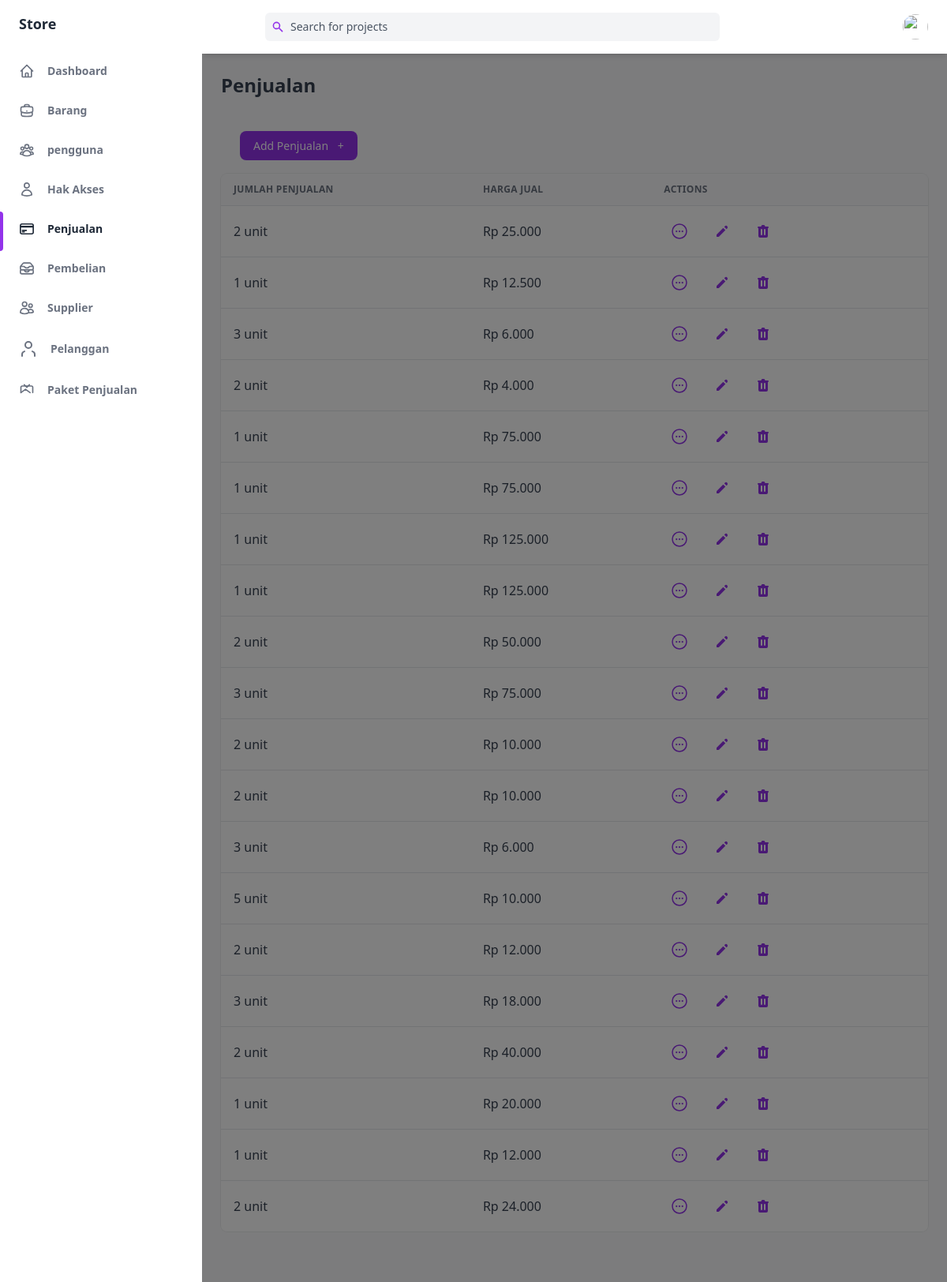
/public/penjualan, run on the app's committed database.
### tables this page shows
CREATE TABLE `penjualan` (
  `idPenjualan` int(255) NOT NULL,
  `jumlahPenjualan` int(255) NOT NULL,
  `hargaJual` int(11) NOT NULL,
  `idPengguna` int(255) NOT NULL,
  `idBarang` int(255) NOT NULL,
  `idPelanggan` int(11) NOT NULL
);

### app/core/Controller.php (called while the page is built, shortened)
<?php
class Controller
{
    public function view($view, $data = [])
    {
        require_once '../app/views/' . $view . '.php';
    }
    public function model($model)
    {
        return new $model;
    }
}

### app/controllers/Penjualan.php (called while the page is built, shortened)
<?php
class Penjualan extends Controller
{
    public function index()
    {
        $data['judul'] = 'Penjualan';
        $data['penjualan'] = $this->model('penjualan_model')->getAllPenjualan();
        $this->view('penjualan/index', $data);
    }
}

### app/core/App.php (called while the page is built, shortened)
<?php
class App
{
   protected $method = 'index';
   protected $params = [];
   public function __construct()
   {
      $this->controller = new $this->controller;
      call_user_func_array([$this->controller, $this->method], $this->params);
   }
}

### public/index.php (called while the page is built, shortened)
<?php
$app = new App;

### app/core/Database.php (called while the page is built, shortened)
<?php
class Database
{
    private $host = DB_HOST;
    private $user = DB_USER;
    private $pass = DB_PASS;
    private $db_name = DB_NAME;
    private $dbh;
    private $stmt;
    public function __construct()
    {
        $dsn = 'mysql:host=' . $this->host . ';dbname=' . $this->db_name;
        $option = [
            PDO::ATTR_PERSISTENT => true,
            PDO::ATTR_ERRMODE => PDO::ERRMODE_EXCEPTION
        ];
        try {
            $this->dbh = new PDO($dsn, $this->user, $this->pass, $option);
        } catch (PDOException $error) {
            die($error->getMessage());
        }
    }
    public function query($query)
    {
        $this->stmt = $this->dbh->prepare($query);
    }
    public function execute()
    {
        $this->stmt->execute();
    }
    public function resultSet()
    {
        $this->execute();
        return $this->stmt->fetchAll(PDO::FETCH_ASSOC);
    }
}

### app/models/penjualan_model.php (called while the page is built, shortened)
<?php
class penjualan_model
{
    private $table = 'penjualan';
    private $db;
    public function __construct()
    {
        $this->db = new Database;
    }
    public function getAllPenjualan()
    {
        $this->db->query('SELECT * FROM ' . $this->table);
        return $this->db->resultSet();
    }
}

### app/views/penjualan/index.php (the view, shortened to what this page needs)
<div class="flex h-screen bg-gray-50 dark:bg-gray-900" :class="{ 'overflow-hidden': isSideMenuOpen}">
    <aside class="z-20 flex-shrink-0 hidden w-64 overflow-y-auto bg-white dark:bg-gray-800 md:block">
        <div class="py-4 text-gray-500 dark:text-gray-400">
            <a class="ml-6 text-lg font-bold text-gray-800 dark:text-gray-200" href="#">
                Store
            </a>
            <ul class="mt-6">
                <li class="relative px-6 py-3">
                    <a class="inline-flex items-center w-full text-sm font-semibold transition-colors duration-150 hover:text-gray-800 dark:hover:text-gray-200" href="<?= ROUTE_URL ?>/home">
                        <span class="ml-4">Dashboard</span>
                    </a>
                </li>
            </ul>
            <ul>
                <li class="relative px-6 py-3">
                    <a class="inline-flex items-center w-full text-sm font-semibold transition-colors duration-150 hover:text-gray-800 dark:hover:text-gray-200" href="<?= ROUTE_URL ?>/barang">
                        <span class="ml-4">Barang</span>
                    </a>
                </li>
                <li class="relative px-6 py-3">
                    <a class="inline-flex items-center w-full text-sm font-semibold transition-colors duration-150 hover:text-gray-800 dark:hover:text-gray-200" href="<?= ROUTE_URL ?>/pengguna">
                        <span class="ml-4">pengguna</span>
                    </a>
                </li>
                <li class="relative px-6 py-3">
                    <a class="inline-flex items-center w-full text-sm font-semibold transition-colors duration-150 hover:text-gray-800 dark:hover:text-gray-200" href="<?= ROUTE_URL ?>/role">
                        <span class="ml-4">Hak Akses</span>
                    </a>
                </li>
                <li class="relative px-6 py-3">
                    <span class="absolute inset-y-0 left-0 w-1 bg-purple-600 rounded-tr-lg rounded-br-lg"></span>
                    <a class="inline-flex items-center w-full text-sm font-semibold transition-colors duration-150 text-gray-800 dark:text-gray-100 hover:text-gray-800 dark:hover:text-gray-200" href="<?= ROUTE_URL ?>/penjualan">
                        <span class="ml-4">Penjualan</span>
                    </a>
                </li>
                <li class="relative px-6 py-3">
                    <a class="inline-flex items-center w-full text-sm font-semibold transition-colors duration-150 hover:text-gray-800 dark:hover:text-gray-200" href="<?= ROUTE_URL ?>/pembelian">
                        <span class="ml-4">Pembelian</span>
                    </a>
                </li>
                <li class="relative px-6 py-3">
                    <a class="inline-flex items-center w-full text-sm font-semibold transition-colors duration-150 hover:text-gray-800 dark:hover:text-gray-200" href="<?= ROUTE_URL ?>/supplier">
                        <span class="ml-4">Supplier</span>
                    </a>
                </li>
                <li class="relative px-6 py-3">
                    <a class="inline-flex items-center w-full text-sm font-semibold transition-colors duration-150 hover:text-gray-800 dark:hover:text-gray-200" href="<?= ROUTE_URL ?>/pelanggan">
                        <svg xmlns="http://www.w3.org/2000/svg" width="24" height="24" viewBox="0 0 24 24" fill="none" stroke="currentColor" stroke-width="2" stroke-linecap="round" stroke-linejoin="round">
                            <path d="M20 21v-2a4 4 0 0 0-3-3.87"></path>
                            <path d="M4 21v-2a4 4 0 0 1 3-3.87"></path>
                            <circle cx="12" cy="7" r="4"></circle>
                        </svg>
                        <span class="ml-4">Pelanggan</span>
                    </a>
                </li>
                <li class="relative px-6 py-3">
                    <a class="inline-flex items-center w-full text-sm font-semibold transition-colors duration-150 hover:text-gray-800 dark:hover:text-gray-200" href="<?= ROUTE_URL ?>/paketPenjualan">
                        <svg class="w-5 h-5" aria-hidden="true" fill="none" stroke-linecap="round" stroke-linejoin="round" stroke-width="2" viewBox="0 0 24 24" stroke="currentColor">
                            <path d="M21 16V8a2 2 0 0 0-2-2H5a2 2 0 0 0-2 2v8" />
                            <path d="M3 16l7-5 7 5"></path>
                            <path d="M8 4l4 4 4-4"></path>
                        </svg>
                        <span class="ml-4">Paket Penjualan</span>
                    </a>
                </li>
            </ul>
        </div>
    </aside>
    <div x-show="isSideMenuOpen" x-transition:enter="transition ease-in-out duration-150" x-transition:enter-start="opacity-0" x-transition:enter-end="opacity-100" x-transition:leave="transition ease-in-out duration-150" x-transition:leave-start="opacity-100" x-transition:leave-end="opacity-0" class="fixed inset-0 z-10 flex items-end bg-black bg-opacity-50 sm:items-center sm:justify-center"></div>
    <div class="flex flex-col flex-1 w-full">
        <header class="z-10 py-4 bg-white shadow-md dark:bg-gray-800">
            <div class="container flex items-center justify-between h-full px-6 mx-auto text-purple-600 dark:text-purple-300">
                <div class="flex justify-center flex-1 lg:mr-32">
                    <div class="relative w-full max-w-xl mr-6 focus-within:text-purple-500">
                        <div class="absolute inset-y-0 flex items-center pl-2">
                            <svg class="w-4 h-4" aria-hidden="true" fill="currentColor" viewBox="0 0 20 20">
                                <path fill-rule="evenodd" d="M8 4a4 4 0 100 8 4 4 0 000-8zM2 8a6 6 0 1110.89 3.476l4.817 4.817a1 1 0 01-1.414 1.414l-4.816-4.816A6 6 0 012 8z" clip-rule="evenodd"></path>
                            </svg>
                        </div>
                        <input class="w-full pl-8 pr-2 text-sm text-gray-700 placeholder-gray-600 bg-gray-100 border-0 rounded-md dark:placeholder-gray-500 dark:focus:shadow-outline-gray dark:focus:placeholder-gray-600 dark:bg-gray-700 dark:text-gray-200 focus:placeholder-gray-500 focus:bg-white focus:border-purple-300 focus:outline-none focus:shadow-outline-purple form-input" type="text" placeholder="Search for projects" aria-label="Search" />
                    </div>
                </div>
                <ul class="flex items-center flex-shrink-0 space-x-6">
                    <li class="relative">
                        <button class="align-middle rounded-full focus:shadow-outline-purple focus:outline-none" @click="toggleProfileMenu" @keydown.escape="closeProfileMenu" aria-label="Account" aria-haspopup="true">
                            <img class="object-cover w-8 h-8 rounded-full" src="https://images.unsplash.com/photo-1502378735452-bc7d86632805?ixlib=rb-0.3.5&q=80&fm=jpg&crop=entropy&cs=tinysrgb&w=200&fit=max&s=aa3a807e1bbdfd4364d1f449eaa96d82" alt="" aria-hidden="true" />
                        </button>
                    </li>
                </ul>
            </div>
        </header>
        <main class="h-full pb-16 overflow-y-auto">
            <div class="container grid px-6 mx-auto">
                <h2 class="my-6 text-2xl font-semibold text-gray-700 dark:text-gray-200">
                    Penjualan
                </h2>
                <div class="px-6 my-6">
                    <a href="<?= ROUTE_URL ?>/penjualan/create" class="items-center justify-between px-4 py-2 text-sm font-medium leading-5 text-white transition-colors duration-150 bg-purple-600 border border-transparent rounded-lg active:bg-purple-600 hover:bg-purple-700 focus:outline-none focus:shadow-outline-purple">
                        Add Penjualan
                        <span class="ml-2" aria-hidden="true">+</span>
                    </a>
                </div>
                <div class="w-full overflow-hidden rounded-lg shadow-xs">
                    <div class="w-full overflow-x-auto">
                        <table class="w-full whitespace-no-wrap">
                            <thead>
                                <tr class="text-xs font-semibold tracking-wide text-left text-gray-500 uppercase border-b dark:border-gray-700 bg-gray-50 dark:text-gray-400 dark:bg-gray-800">
                                    <th class="px-4 py-3">Jumlah Penjualan</th>
                                    <th class="px-4 py-3">Harga Jual</th>
                                    <th class="px-4 py-3">Actions</th>
                                </tr>
                            </thead>
                            <tbody class="bg-white divide-y dark:divide-gray-700 dark:bg-gray-800">
                                <?php foreach ($data['penjualan'] as $penjualan) : ?>
                                    <tr class="text-gray-700 dark:text-gray-400">
                                        <td class="px-4 py-3"><?= $penjualan['jumlahPenjualan'] ?> unit</td>
                                        <td class="px-4 py-3">Rp <?= number_format($penjualan['hargaJual'], 0, ',', '.'); ?> </td>
                                        <td class="px-4 py-3">
                                            <div class="flex items-center space-x-4 text-sm">
                                                <a href="<?= ROUTE_URL ?>/penjualan/detail/<?= $penjualan['idPenjualan'] ?>" class="flex items-center justify-between px-2 py-2 text-sm font-medium leading-5 text-purple-600 rounded-lg dark:text-gray-400 hover:text-gray-800 dark:hover:text-gray-200 focus:outline-none focus:shadow-outline-gray" aria-label="Edit">
                                                </a>
                                                <a href="<?= ROUTE_URL ?>/penjualan/edit/<?= $penjualan['idPenjualan'] ?>" class="flex items-center justify-between px-2 py-2 text-sm font-medium leading-5 text-purple-600 rounded-lg dark:text-gray-400 hover:text-gray-800 dark:hover:text-gray-200 focus:outline-none focus:shadow-outline-gray" aria-label="Edit">
                                                    <svg class="w-5 h-5" aria-hidden="true" fill="currentColor" viewBox="0 0 20 20">
                                                        <path d="M13.586 3.586a2 2 0 112.828 2.828l-.793.793-2.828-2.828.793-.793zM11.379 5.793L3 14.172V17h2.828l8.38-8.379-2.83-2.828z"></path>
                                                    </svg>
                                                </a>
                                                <a href="<?= ROUTE_URL ?>/penjualan/hapus/<?= $penjualan['idPenjualan'] ?>" class="flex items-center justify-between px-2 py-2 text-sm font-medium leading-5 text-purple-600 rounded-lg dark:text-gray-400 focus:outline-none focus:shadow-outline-gray" aria-label="Delete" onclick="return confirm('Are you sure to delete?')">
                                                </a>
                                            </div>
                                        </td>
                                    </tr>
                                <?php endforeach; ?>
                            </tbody>
                        </table>
                    </div>
                </div>
            </div>
        </main>
    </div>
</div>

### data on the page
penjualan: jumlahPenjualan "2", hargaJual "25.000"
penjualan: jumlahPenjualan "1", hargaJual "12.500"
penjualan: jumlahPenjualan "3", hargaJual "6.000"
penjualan: jumlahPenjualan "2", hargaJual "4.000"
penjualan: jumlahPenjualan "1", hargaJual "75.000"
penjualan: jumlahPenjualan "1", hargaJual "75.000"
penjualan: jumlahPenjualan "1", hargaJual "125.000"
penjualan: jumlahPenjualan "1", hargaJual "125.000"
penjualan: jumlahPenjualan "2", hargaJual "50.000"
penjualan: jumlahPenjualan "3", hargaJual "75.000"
penjualan: jumlahPenjualan "2", hargaJual "10.000"
penjualan: jumlahPenjualan "2", hargaJual "10.000"
penjualan: jumlahPenjualan "3", hargaJual "6.000"
penjualan: jumlahPenjualan "5", hargaJual "10.000"
penjualan: jumlahPenjualan "2", hargaJual "12.000"
penjualan: jumlahPenjualan "3", hargaJual "18.000"
penjualan: jumlahPenjualan "2", hargaJual "40.000"
penjualan: jumlahPenjualan "1", hargaJual "20.000"
penjualan: jumlahPenjualan "1", hargaJual "12.000"
penjualan: jumlahPenjualan "2", hargaJual "24.000"
